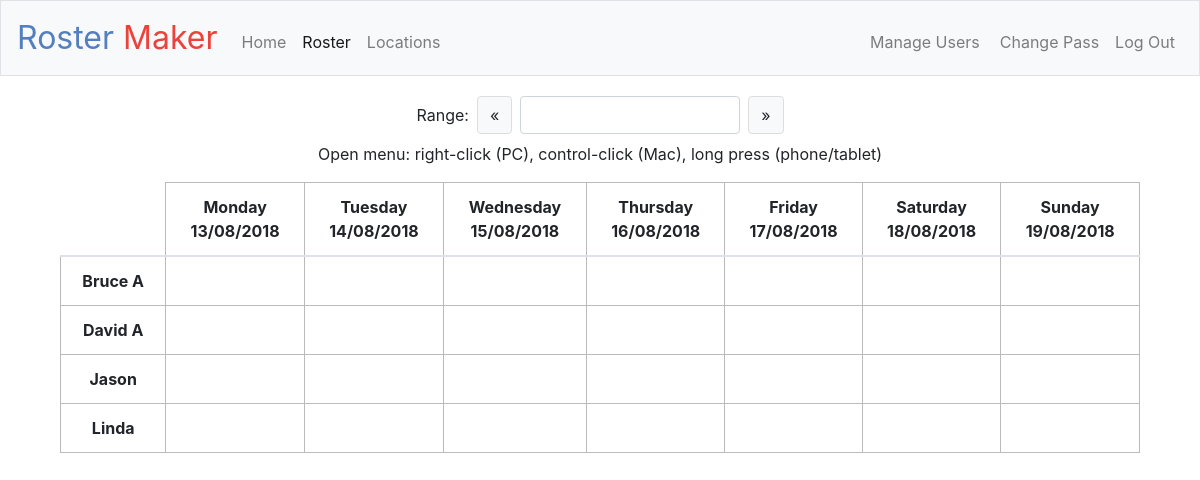
Page /roster (signed in) on the committed database.
### application.py (models this page shows, shortened)
class User(db.Model):
    id = db.Column(db.Integer, primary_key=True)
    username = db.Column(db.String(20), unique=True, nullable=False)
    email = db.Column(db.String(120), unique=True, nullable=False)
    password = db.Column(db.String(100), nullable=False)
    real_name = db.Column(db.String(50), nullable=False)
    role = db.Column(db.String(20), nullable=False)
    shifts = db.relationship('Shift', backref='shift_user', lazy=True)

### application.py (the view)
@app.route("/locations", methods=["GET"])
@app.route("/roster", methods=["GET"])
@login_required
def roster():
    if request.args.get("start_date") and request.args.get("end_date"):
        start = datetime.strptime(request.args.get("start_date"), "%Y-%m-%d")
        end = datetime.strptime(request.args.get("end_date"), "%Y-%m-%d")
    else:
        tz = timezone('Australia/Sydney')
        today = datetime.now(tz).date()
        start = today - timedelta(days=today.weekday())
        end = start + timedelta(days=6)
    numDays = (end - start).days + 1
    dates = [dict() for x in range(0, numDays)]
    for x in range(0, numDays):
        date = start + timedelta(days=x)
        dates[x]["dateISO"] = date.strftime("%Y-%m-%d")
        dates[x]["datePretty"] = date.strftime("%d/%m/%Y")
        dates[x]["day"] = date.strftime("%A")
    users_query = User.query.order_by(User.real_name).all()
    if users_query:
        users = []
        for user in users_query:
            data = {}
            for column in user.__table__.columns:
                data[column.name] = str(getattr(user, column.name))
            users.append(data)
    else:
        users = None
    locations_query = db.session.query(Shift.location).group_by(Shift.location).all()
    if locations_query:
        locations = []
        for location in locations_query:
            locations.append({"location": location[0]})
    else:
        locations = None
    shifts_query = Shift.query.filter(Shift.date >= start, Shift.date <= end).order_by(Shift.start_time).all()
    if shifts_query:
        shifts = []
        for shift in shifts_query:
            data = {}
            for column in shift.__table__.columns:
                data[column.name] = str(getattr(shift, column.name))
            shifts.append(data)
    else:
        Shifts = None
    return render_template("roster.html", dates=dates, users=users, shifts=shifts, locations=locations)

### application.py (called while the page is built)
@app.after_request
def after_request(response):
    response.headers["Cache-Control"] = "no-cache, no-store, must-revalidate"
    response.headers["Expires"] = 0
    response.headers["Pragma"] = "no-cache"
    return response

### helpers.py (called while the page is built)
def login_required(f):
    @wraps(f)
    def decorated_function(*args, **kwargs):
        if session.get("user_id") is None:
            return redirect("/login")
        return f(*args, **kwargs)
    return decorated_function

### templates/roster.html (shortened to what this page needs)
{% extends "layout.html" %}
{% block scripts %}
    {% if (session.user_role == "admin" or session.user_role == "manager") %}
        <link rel="stylesheet" href="https://cdnjs.cloudflare.com/ajax/libs/jquery-contextmenu/2.7.0/jquery.contextMenu.min.css"/>
    {% endif %}
    <link rel="stylesheet" type="text/css" href="https://cdn.jsdelivr.net/npm/daterangepicker/daterangepicker.css" />
    <link rel="stylesheet" href="/static/roster.css"/>
{% endblock %}
{% block main %}
    <div class="container">
        {% if request.path == "/roster" %}
            <form id="dateRangeForm" method="get" action="/roster">
        {% elif request.path == "/locations" %}
            <form id="dateRangeForm" method="get" action="/locations">
        {% endif %}
            <div class="form-group row mb-1">
                <label id="rangeLabel" class="col-form-label m-1 ml-auto" for="dateRange">Range:</label>
                <button id="prevRange" class="btn btn-light btn-custom m-1" type="button">&laquo;</button>
                <input id="dateRangePicker" readonly="true" class="col-sm-3 form-control m-1" type="text" name="date_range">
                <button id="nextRange" class="btn btn-light btn-custom m-1 mr-auto" type="button">&raquo;</button>
            </div>
        </form>
    </div>
    {% if (session.user_role == "admin" or session.user_role == "manager") %}
        <div class="helptext">
            <p>Open menu: right-click (PC), control-click (Mac), long press (phone/tablet)<p>
        </div>
    {% endif %}
    {% if request.path == "/roster" %}
        {% include 'staff-view.html' %}
    {% elif request.path == "/locations" %}
        {% include 'location-view.html' %}
    {% endif %}
{% endblock %}

### templates/staff-view.html (shortened to what this page needs)
<div class="table-responsive mx-auto" style="max-width: calc(140px * {{ dates|length }} + 100px)">
    <table class="table table-custom text-center">
        <thead>
        	<tr>
        	    <th id="top-left-cell"></th>
        	    {% for date in dates %}
        		    <th scope="col"><span>{{ date["day"] }}</span><span>{{ date["datePretty"] }}</span></th>
        		{% endfor %}
        	</tr>
        </thead>
        <tbody>
                {% for user in users %}
                <tr>
                    <th class="align-middle" scope="row">
                        <span>{{ user["real_name"] }}</span>
                    </th>
                    {% for date in dates %}
                        <td data-user="{{ user['id'] }}" data-date="{{ date['dateISO'] }}">
                        </td>
                    {% endfor %}
                </tr>
                {% endfor %}
        </tbody>
    </table>
</div>

### static/styles.css (style rules this page uses)
table { text-align: left; }

### static/roster.css (style rules this page uses)
table span { display: block; }
.table-custom td, .table-custom th { border: 1px #bbb solid; max-width: 140px; overflow: hidden; }
#top-left-cell { border-top: none; border-left: none; }
#dateRangePicker { max-width: 220px; min-width: 220px; background-color: #fff; }
.btn-custom { border: 1px solid #ddd; }

### rows in the picture
User: real_name "Bruce A"
User: real_name "David A"
User: real_name "Jason"
User: real_name "Linda"

### other values in the picture
{{ date["day"] }} "Monday" "Tuesday" "Wednesday" "Thursday" "Friday" "Saturday" "Sunday"
{{ date["datePretty"] }} "13/08/2018" "14/08/2018" "15/08/2018" "16/08/2018" "17/08/2018" "18/08/2018" "19/08/2018"
